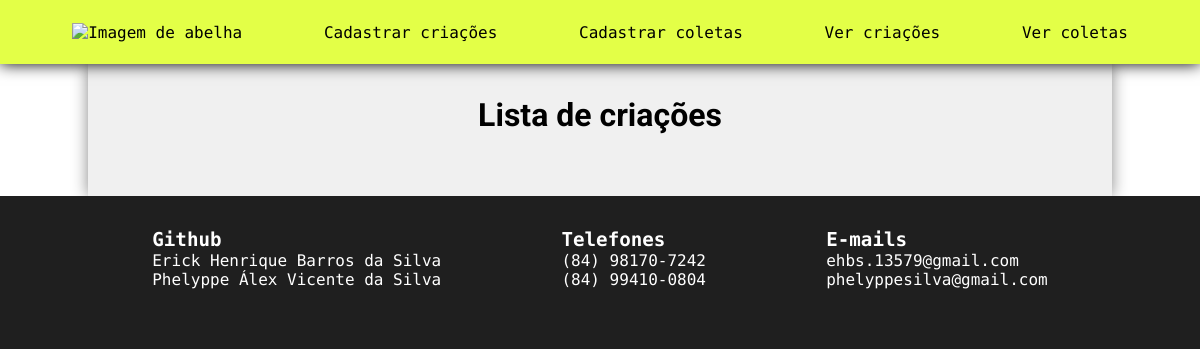
The page /listar-criacoes/ on the database as committed earlier.
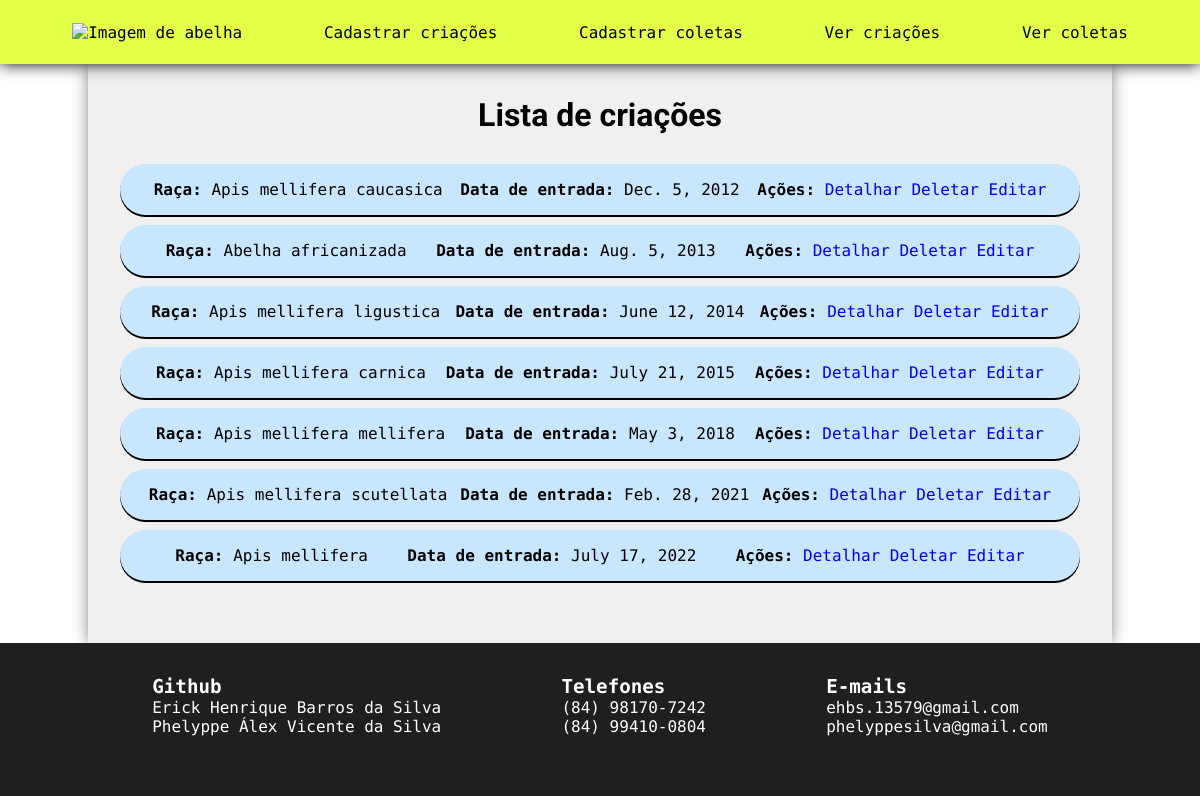
The same page on the database as committed later.
### Producao/models.py (models this page shows, shortened)
class Criacao(models.Model):
    id = models.AutoField(primary_key=True)
    raca = models.CharField(max_length=30, verbose_name='raca')
    data_entrada = models.DateField(max_length=10, verbose_name='data_entrada')
    class Meta:
        ordering = ['data_entrada', 'raca']
        app_label = 'Producao'

### Producao/views.py (the view)
# urls.py: path('listar-criacoes/', views.listar_criacoes, name='listar_criacoes'),
def listar_criacoes(request):
    lista_criacoes = Criacao.objects.all()
    informacoes = {
        'lista_criacoes': lista_criacoes
    }
    return render(request, 'Producao/listar_criacoes.html', informacoes)

### templates/Producao/listar_criacoes.html (shortened to what this page needs)
{% extends "base.html" %}
{% block subtitulo %}
Lista de criações
{% endblock %}
{% block conteudo %}
    <div class="tabela">
        {% for criacao in lista_criacoes %}
        <div class="linha">
            <div class="coluna">
                <b>Raça:</b> {{criacao.raca}}
            </div>
            <div class="coluna">
                <b>Data de entrada:</b> {{criacao.data_entrada}}
            </div>
            <div class="coluna">
                <b>Ações:</b> <a href="/detalhes-criacao/{{ criacao.id }}">Detalhar</a> <a href="/deletar-criacao/{{ criacao.id }}">Deletar</a> <a href="/editar-criacao/{{ criacao.id }}">Editar</a>
            </div>
        </div>
        {% endfor %}
    </div>
{% endblock %}

### templates/base.html (shortened to what this page needs)
<!doctype html>
<html lang="pt-br">
<head>
</head>
<body>
    <header>
        <div class="links">
            <a href="/"><img src="https://i.pinimg.com/originals/f1/50/cb/f150cbf8d32f94e1bb88ddae4b7a2342.png" alt="Imagem de abelha"></a>
            <a href="/criar-criacao">Cadastrar criações</a>
            <a href="/criar-coleta">Cadastrar coletas</a>
            <a href="/listar-criacoes">Ver criações</a>
            <a href="/listar-coletas">Ver coletas</a>
        </div>
    </header>
    <div class="body">
        <div class="conteudo">
            <h4>
                {% block subtitulo %} {% endblock %}
            </h4>
            {% block conteudo %} {% endblock %}
        </div>
    </div>
    <footer>
        <ul>
            <li>
                <div class="bloco-footer">
                    <h1>Github</h1>
                    <a href="https://github.com/erickhbs">Erick Henrique Barros da Silva</a> <br/>
                    <a href="https://github.com/phelyppealex">Phelyppe Álex Vicente da Silva</a>
                </div>
            </li>
            <li>
                <div class="bloco-footer">
                    <h1>Telefones</h1>
                    <h6>(84) 98170-7242</h6>
                    <h6>(84) 99410-0804</h6>
                </div>
            </li>
            <li>
                <div class="bloco-footer">
                    <h1>E-mails</h1>
                    <h6>ehbs.13579@gmail.com</h6>
                    <h6>phelyppesilva@gmail.com</h6>
                </div>
            </li>
        </ul>
    </footer>
</body>
</html>

### templates/base.html (style rules this page uses)
* { padding: 0; margin: 0; outline: none; text-decoration: none; }
:root { --altura-cabecalho: 4em; --borda: solid; --cor-footer: rgb(31, 31, 31); }
html { background-color: var(--cor-footer); width: 100%; height: 100vh; }
header { position: fixed; top: 0; width: 100%; height: var(--altura-cabecalho); background-color: rgb(227, 255, 71); box-shadow: 0px 0px 15px 0px rgb(0, 0, 0); transition: .5s; }
.body { height: 100%; background-color: white; }
.conteudo { width: 80%; height: 100%; margin: 0 auto; padding: 2em; background-color: rgb(240, 240, 240); margin-top: var(--altura-cabecalho); box-shadow: 0px 0px 15px 0px rgba(0, 0, 0, 0.466); transition: .5s; }
footer { background-color: var(--cor-footer); padding: 2em; }
.links { display: flex; height: 100%; align-items: center; justify-content: space-evenly; }
.links a { font-family: Roboto Mono; color: black; padding: 0.6em; border-radius: 0.5em; transition: .25s; }
.links a img { height: calc(var(--altura-cabecalho) * 0.6); width: calc(var(--altura-cabecalho) * 0.6); object-fit: cover; padding: 0; }
.conteudo h4 { font-family: Roboto; font-size: 2em; text-align: center; }
.tabela { margin: 30px 0; font-family: Roboto Mono; text-align: center; width: 100%; }
.linha { width: calc((2 * 1)em - 100%); padding: 1em; margin-top: 10px; box-shadow: 0px 2px 0px 0px black; display: flex; flex-wrap: wrap; justify-content: space-evenly; background-color: rgb(201, 230, 255); border-radius: 1.6em; }
.coluna { text-align: center; }
footer ul { display: flex; justify-content: space-evenly; list-style: none; }
.bloco-footer h6, .bloco-footer a { color: white; font-family: Roboto Mono; font-size: 1em; font-weight: normal; }
.bloco-footer h1 { font-size: 1.2em; color: white; font-family: Roboto Mono; }

Rows that differ between the two databases and show on the page:
added Criacao: raca "Apis mellifera caucasica", data_entrada "Dec. 5, 2012"
added Criacao: raca "Abelha africanizada", data_entrada "Aug. 5, 2013"
added Criacao: raca "Apis mellifera ligustica", data_entrada "June 12, 2014"
added Criacao: raca "Apis mellifera carnica", data_entrada "July 21, 2015"
added Criacao: raca "Apis mellifera mellifera", data_entrada "May 3, 2018"
added Criacao: raca "Apis mellifera scutellata", data_entrada "Feb. 28, 2021"
added Criacao: raca "Apis mellifera", data_entrada "July 17, 2022"
